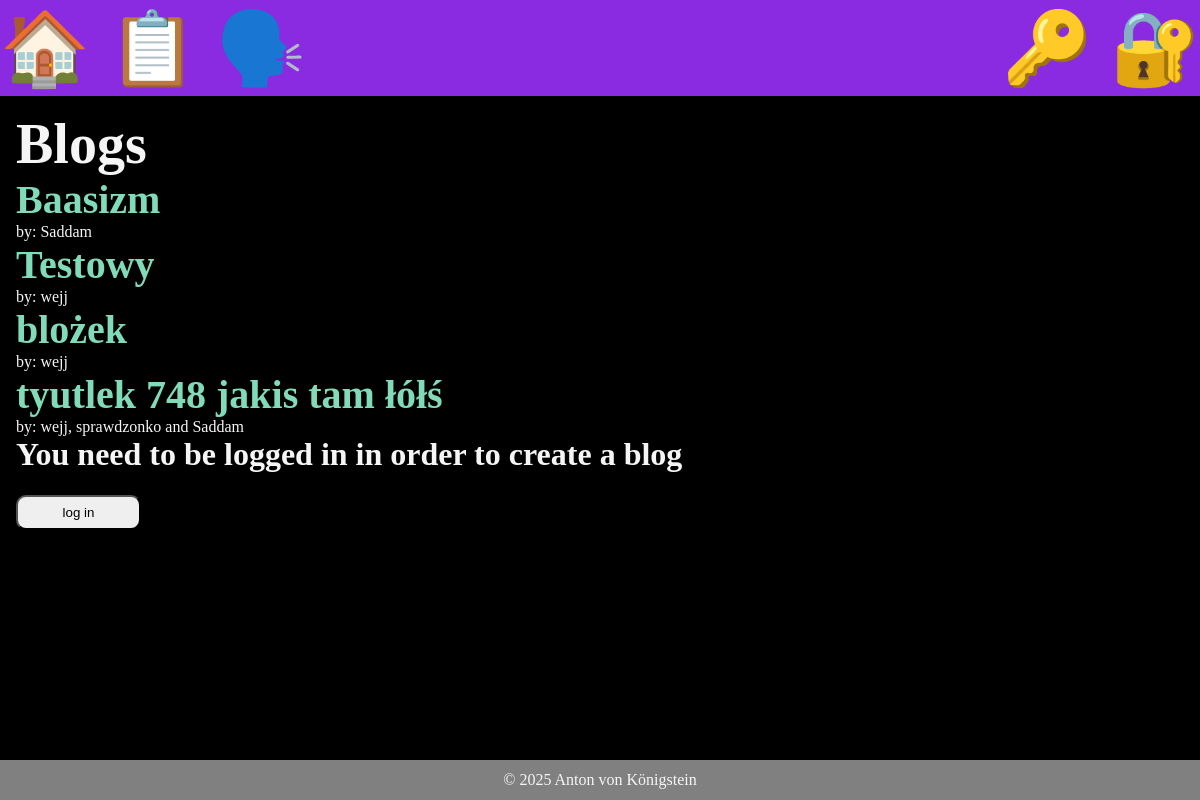
The page /blogs/ on the database as committed earlier.
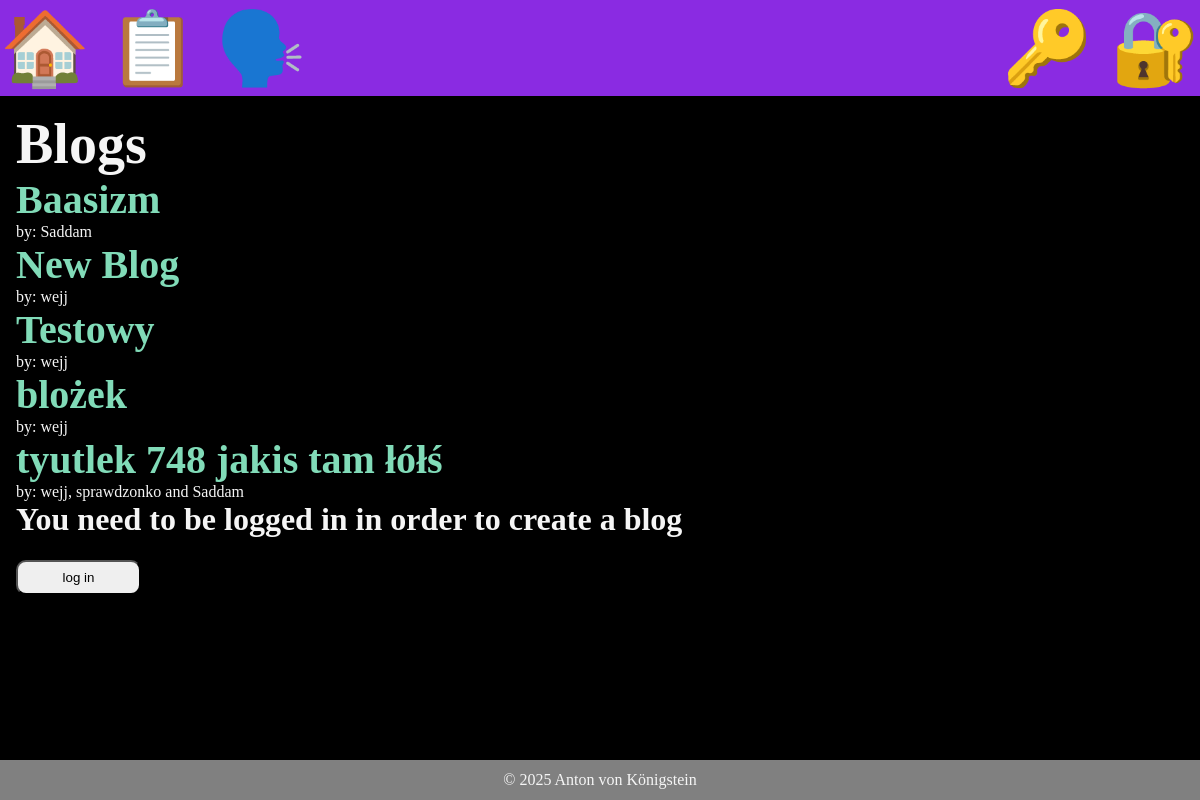
The same page on the database as committed later.
### blogs/models.py (models this page shows, shortened)
class Blog(models.Model):
    authors = models.ManyToManyField(User, related_name="authored_blogs")
    title = models.CharField(max_length=100, default="New Blog")
    slug = models.SlugField(unique=True, blank=True)
    def authors_list(self):
        authors_set = self.authors.all()
        length = len(authors_set)
        authors_list = ""
        if length == 1:
            authors_list = authors_set.first().username
        else:
            i = 0
            for author in authors_set:
                authors_list += author.username
                if i < length - 2:
                    authors_list += ", "
                elif i == length - 2:
                    authors_list += " and "
                i += 1
        return "by: "+authors_list

### blogs/views.py (the view)
# urls.py: path('', views.blogs_list, name="blogs"),
def blogs_list(request):
    blogs = Blog.objects.all().order_by('title')
    if request.method == 'POST':
        form=forms.CreateBlog(request.POST, request.FILES)
        if form.is_valid():
            newblog = form.save(commit=False)
            newblog.save()
            newblog.authors.add(request.user)
            return redirect('blogs')
    else:
        form = forms.CreateBlog()
    return render(request, 'blogs/blogs_list.html', context = {'blogs' : blogs, 'form' : form})

### blogs/templates/blogs/blogs_list.html (shortened to what this page needs)
{% extends 'layout.html' %}
{% block content %}
        <h1>Blogs</h1>
        {% for blog in blogs %}
            <h2>
            <a href="{% url 'blog' slug=blog.slug %}">
                {{ blog.title }}
            </a>
            </h2>
            <p>{{ blog.authors_list}}</p>
        {% endfor %}
    {% if user.is_authenticated %}
        <form class="form-with-validation" action="{% url 'blogs' %}" method="post">
        {% csrf_token %}
        {{ form }}
        <button class = "form-submit">Create a blog</button>
        </form>
    {% else %}
        <h3>You need to be logged in in order to create a blog</h3>
        <button class = form-submit onclick="window.location.href='/users/login';">log in</button>
    {% endif %}
{% endblock %}

Rows that differ between the two databases and show on the page:
added Blog: title "New Blog", authors_list "by: wejj"
